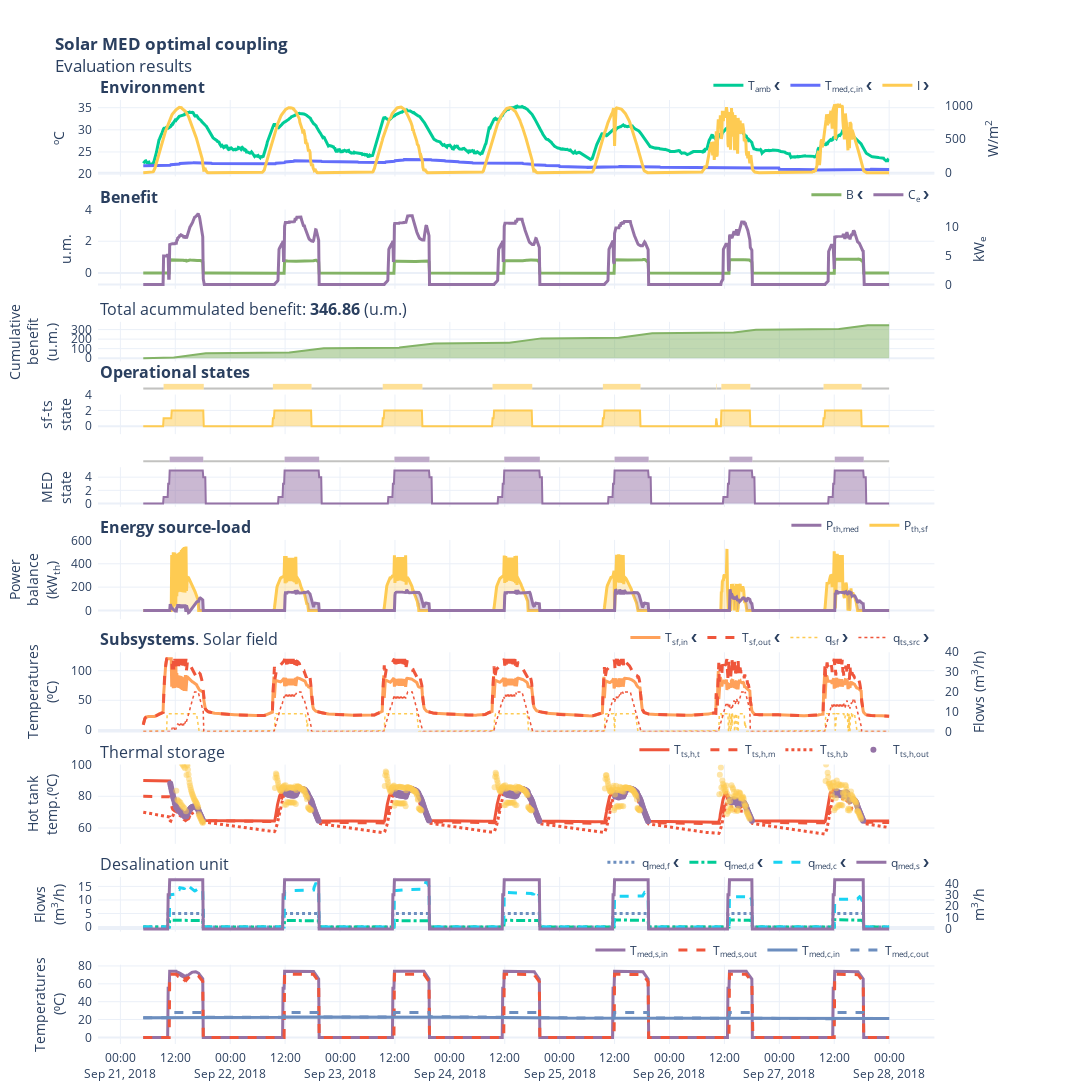

The notebook cell this image was saved under:
### Markdown cell above
## Visualize results

### Code cell
# Visualize simulation results

import hjson
from phd_visualizations.test_timeseries import experimental_results_plot
from solarmed_optimization.utils import condition_result_dataframe

vars_config = hjson.load((data_path / "variables_config.hjson").open("r"))
plot_config = hjson.load((data_path / "plot_config_simplified.hjson").open("r"))

df = condition_result_dataframe(df_mod)
plot_config["plots"]["fitness_cumulative"]["title"] = f"Total acummulated benefit: <b>{df['cumulative_net_profit'].iloc[-1]:.2f}</b> (u.m.)"

fig = experimental_results_plot(
    plot_config, 
    df=df, 
    vars_config=vars_config, resample=False
)

fig

### Figure 1 — Plotly figure (JSON) as saved in the notebook; plotly's stock layout.template omitted (floating-point values rounded to 4 significant figures; data arrays with more than 128 entries replaced by an {"elided": "..."} marker saying what was removed)
{"data": [{"hovertemplate": "%{y:.2f}", "legend": "legend", "line": {"color": "#00CC96", "width": 3}, "mode": "lines", "name": "T<sub>amb</sub> ❮", "showlegend": true, "type": "scatter", "x": {"elided": "1468 str values"}, "xaxis": "x", "y": {"elided": "1468 float values"}, "yaxis": "y"}, {"hovertemplate": "%{y:.2f}", "legend": "legend", "line": {"color": "#636EFA", "width": 3}, "mode": "lines", "name": "T<sub>med,c,in</sub> ❮", "showlegend": true, "type": "scatter", "x": {"elided": "1468 str values"}, "xaxis": "x", "y": {"elided": "1468 float values"}, "yaxis": "y"}, {"hovertemplate": "%{y:.2f}", "legend": "legend", "line": {"color": "#FECB52", "width": 3}, "mode": "lines", "name": "I ❯", "showlegend": true, "type": "scatter", "x": {"elided": "1468 str values"}, "xaxis": "x", "y": {"elided": "1468 float values"}, "yaxis": "y2"}, {"hovertemplate": "%{y:.2f}", "legend": "legend2", "line": {"color": "#83b366", "width": 3}, "mode": "lines", "name": "B ❮", "showlegend": true, "type": "scatter", "x": {"elided": "1468 str values"}, "xaxis": "x3", "y": {"elided": "1468 float values"}, "yaxis": "y3"}, {"hovertemplate": "%{y:.2f}", "legend": "legend2", "line": {"color": "#9573a6", "width": 3}, "mode": "lines", "name": "C<sub>e</sub> ❯", "showlegend": true, "type": "scatter", "x": {"elided": "1468 str values"}, "xaxis": "x3", "y": {"elided": "1468 float values"}, "yaxis": "y4"}, {"fill": "tozeroy", "fillcolor": "rgba(154, 153, 150, 0.6)", "mode": "none", "name": "sf_active", "showlegend": false, "type": "scatter", "x": ["2018-09-21T05:00:00+00:00", "2018-09-21T09:26:40+00:00"], "xaxis": "x105", "y": [0.3, 0.3], "yaxis": "y105"}, {"fill": "tozeroy", "fillcolor": "rgba(254, 203, 82, 0.6)", "mode": "none", "name": "sf_active", "showlegend": false, "type": "scatter", "x": ["2018-09-21T09:26:40+00:00", "2018-09-21T18:13:20+00:00"], "xaxis": "x105", "y": [0.8, 0.8], "yaxis": "y105"}, {"fill": "tozeroy", "fillcolor": "rgba(154, 153, 150, 0.6)", "mode": "none", "name": "sf_active", "showlegend": false, "type": "scatter", "x": ["2018-09-21T18:13:20+00:00", "2018-09-22T09:20:00+00:00"], "xaxis": "x105", "y": [0.3, 0.3], "yaxis": "y105"}, {"fill": "tozeroy", "fillcolor": "rgba(254, 203, 82, 0.6)", "mode": "none", "name": "sf_active", "showlegend": false, "type": "scatter", "x": ["2018-09-22T09:20:00+00:00", "2018-09-22T17:46:40+00:00"], "xaxis": "x105", "y": [0.8, 0.8], "yaxis": "y105"}, {"fill": "tozeroy", "fillcolor": "rgba(154, 153, 150, 0.6)", "mode": "none", "name": "sf_active", "showlegend": false, "type": "scatter", "x": ["2018-09-22T17:46:40+00:00", "2018-09-23T09:20:00+00:00"], "xaxis": "x105", "y": [0.3, 0.3], "yaxis": "y105"}, {"fill": "tozeroy", "fillcolor": "rgba(254, 203, 82, 0.6)", "mode": "none", "name": "sf_active", "showlegend": false, "type": "scatter", "x": ["2018-09-23T09:20:00+00:00", "2018-09-23T18:00:00+00:00"], "xaxis": "x105", "y": [0.8, 0.8], "yaxis": "y105"}, {"fill": "tozeroy", "fillcolor": "rgba(154, 153, 150, 0.6)", "mode": "none", "name": "sf_active", "showlegend": false, "type": "scatter", "x": ["2018-09-23T18:00:00+00:00", "2018-09-24T09:20:00+00:00"], "xaxis": "x105", "y": [0.3, 0.3], "yaxis": "y105"}, {"fill": "tozeroy", "fillcolor": "rgba(254, 203, 82, 0.6)", "mode": "none", "name": "sf_active", "showlegend": false, "type": "scatter", "x": ["2018-09-24T09:20:00+00:00", "2018-09-24T18:00:00+00:00"], "xaxis": "x105", "y": [0.8, 0.8], "yaxis": "y105"}, {"fill": "tozeroy", "fillcolor": "rgba(154, 153, 150, 0.6)", "mode": "none", "name": "sf_active", "showlegend": false, "type": "scatter", "x": ["2018-09-24T18:00:00+00:00", "2018-09-25T09:26:40+00:00"], "xaxis": "x105", "y": [0.3, 0.3], "yaxis": "y105"}, {"fill": "tozeroy", "fillcolor": "rgba(254, 203, 82, 0.6)", "mode": "none", "name": "sf_active", "showlegend": false, "type": "scatter", "x": ["2018-09-25T09:26:40+00:00", "2018-09-25T17:40:00+00:00"], "xaxis": "x105", "y": [0.8, 0.8], "yaxis": "y105"}, {"fill": "tozeroy", "fillcolor": "rgba(154, 153, 150, 0.6)", "mode": "none", "name": "sf_active", "showlegend": false, "type": "scatter", "x": ["2018-09-25T17:40:00+00:00", "2018-09-26T10:13:20+00:00"], "xaxis": "x105", "y": [0.3, 0.3], "yaxis": "y105"}, {"fill": "tozeroy", "fillcolor": "rgba(254, 203, 82, 0.6)", "mode": "none", "name": "sf_active", "showlegend": false, "type": "scatter", "x": ["2018-09-26T10:13:20+00:00", "2018-09-26T10:20:00+00:00"], "xaxis": "x105", "y": [0.8, 0.8], "yaxis": "y105"}, {"fill": "tozeroy", "fillcolor": "rgba(154, 153, 150, 0.6)", "mode": "none", "name": "sf_active", "showlegend": false, "type": "scatter", "x": ["2018-09-26T10:20:00+00:00", "2018-09-26T11:20:00+00:00"], "xaxis": "x105", "y": [0.3, 0.3], "yaxis": "y105"}, {"fill": "tozeroy", "fillcolor": "rgba(254, 203, 82, 0.6)", "mode": "none", "name": "sf_active", "showlegend": false, "type": "scatter", "x": ["2018-09-26T11:20:00+00:00", "2018-09-26T17:40:00+00:00"], "xaxis": "x105", "y": [0.8, 0.8], "yaxis": "y105"}, {"fill": "tozeroy", "fillcolor": "rgba(154, 153, 150, 0.6)", "mode": "none", "name": "sf_active", "showlegend": false, "type": "scatter", "x": ["2018-09-26T17:40:00+00:00", "2018-09-27T09:40:00+00:00"], "xaxis": "x105", "y": [0.3, 0.3], "yaxis": "y105"}, {"fill": "tozeroy", "fillcolor": "rgba(254, 203, 82, 0.6)", "mode": "none", "name": "sf_active", "showlegend": false, "type": "scatter", "x": ["2018-09-27T09:40:00+00:00", "2018-09-27T18:00:00+00:00"], "xaxis": "x105", "y": [0.8, 0.8], "yaxis": "y105"}, {"fill": "tozeroy", "fillcolor": "rgba(154, 153, 150, 0.6)", "mode": "none", "name": "sf_active", "showlegend": false, "type": "scatter", "x": ["2018-09-27T18:00:00+00:00", "2018-09-28T00:00:00+00:00"], "xaxis": "x105", "y": [0.3, 0.3], "yaxis": "y105"}, {"fill": "tozeroy", "hovertemplate": "%{y:.2f}", "line": {"color": "#83b366", "width": 2}, "mode": "lines", "name": "B cum. (u.m.)", "showlegend": false, "type": "scatter", "x": {"elided": "1468 str values"}, "xaxis": "x5", "y": {"elided": "1468 float values"}, "yaxis": "y5"}, {"fill": "tozeroy", "fillcolor": "rgba(154, 153, 150, 0.6)", "mode": "none", "name": "med_active", "showlegend": false, "type": "scatter", "x": ["2018-09-21T05:00:00+00:00", "2018-09-21T10:46:40+00:00"], "xaxis": "x106", "y": [0.3, 0.3], "yaxis": "y106"}, {"fill": "tozeroy", "fillcolor": "rgba(149, 115, 166, 0.6)", "mode": "none", "name": "med_active", "showlegend": false, "type": "scatter", "x": ["2018-09-21T10:46:40+00:00", "2018-09-21T18:06:40+00:00"], "xaxis": "x106", "y": [0.8, 0.8], "yaxis": "y106"}, {"fill": "tozeroy", "fillcolor": "rgba(154, 153, 150, 0.6)", "mode": "none", "name": "med_active", "showlegend": false, "type": "scatter", "x": ["2018-09-21T18:06:40+00:00", "2018-09-22T11:53:20+00:00"], "xaxis": "x106", "y": [0.3, 0.3], "yaxis": "y106"}, {"fill": "tozeroy", "fillcolor": "rgba(149, 115, 166, 0.6)", "mode": "none", "name": "med_active", "showlegend": false, "type": "scatter", "x": ["2018-09-22T11:53:20+00:00", "2018-09-22T19:26:40+00:00"], "xaxis": "x106", "y": [0.8, 0.8], "yaxis": "y106"}, {"fill": "tozeroy", "fillcolor": "rgba(154, 153, 150, 0.6)", "mode": "none", "name": "med_active", "showlegend": false, "type": "scatter", "x": ["2018-09-22T19:26:40+00:00", "2018-09-23T11:53:20+00:00"], "xaxis": "x106", "y": [0.3, 0.3], "yaxis": "y106"}, {"fill": "tozeroy", "fillcolor": "rgba(149, 115, 166, 0.6)", "mode": "none", "name": "med_active", "showlegend": false, "type": "scatter", "x": ["2018-09-23T11:53:20+00:00", "2018-09-23T19:33:20+00:00"], "xaxis": "x106", "y": [0.8, 0.8], "yaxis": "y106"}, {"fill": "tozeroy", "fillcolor": "rgba(154, 153, 150, 0.6)", "mode": "none", "name": "med_active", "showlegend": false, "type": "scatter", "x": ["2018-09-23T19:33:20+00:00", "2018-09-24T11:53:20+00:00"], "xaxis": "x106", "y": [0.3, 0.3], "yaxis": "y106"}, {"fill": "tozeroy", "fillcolor": "rgba(149, 115, 166, 0.6)", "mode": "none", "name": "med_active", "showlegend": false, "type": "scatter", "x": ["2018-09-24T11:53:20+00:00", "2018-09-24T19:40:00+00:00"], "xaxis": "x106", "y": [0.8, 0.8], "yaxis": "y106"}, {"fill": "tozeroy", "fillcolor": "rgba(154, 153, 150, 0.6)", "mode": "none", "name": "med_active", "showlegend": false, "type": "scatter", "x": ["2018-09-24T19:40:00+00:00", "2018-09-25T12:00:00+00:00"], "xaxis": "x106", "y": [0.3, 0.3], "yaxis": "y106"}, {"fill": "tozeroy", "fillcolor": "rgba(149, 115, 166, 0.6)", "mode": "none", "name": "med_active", "showlegend": false, "type": "scatter", "x": ["2018-09-25T12:00:00+00:00", "2018-09-25T19:26:40+00:00"], "xaxis": "x106", "y": [0.8, 0.8], "yaxis": "y106"}, {"fill": "tozeroy", "fillcolor": "rgba(154, 153, 150, 0.6)", "mode": "none", "name": "med_active", "showlegend": false, "type": "scatter", "x": ["2018-09-25T19:26:40+00:00", "2018-09-26T13:06:40+00:00"], "xaxis": "x106", "y": [0.3, 0.3], "yaxis": "y106"}, {"fill": "tozeroy", "fillcolor": "rgba(149, 115, 166, 0.6)", "mode": "none", "name": "med_active", "showlegend": false, "type": "scatter", "x": ["2018-09-26T13:06:40+00:00", "2018-09-26T18:06:40+00:00"], "xaxis": "x106", "y": [0.8, 0.8], "yaxis": "y106"}, {"fill": "tozeroy", "fillcolor": "rgba(154, 153, 150, 0.6)", "mode": "none", "name": "med_active", "showlegend": false, "type": "scatter", "x": ["2018-09-26T18:06:40+00:00", "2018-09-27T12:06:40+00:00"], "xaxis": "x106", "y": [0.3, 0.3], "yaxis": "y106"}, {"fill": "tozeroy", "fillcolor": "rgba(149, 115, 166, 0.6)", "mode": "none", "name": "med_active", "showlegend": false, "type": "scatter", "x": ["2018-09-27T12:06:40+00:00", "2018-09-27T18:26:40+00:00"], "xaxis": "x106", "y": [0.8, 0.8], "yaxis": "y106"}, {"fill": "tozeroy", "fillcolor": "rgba(154, 153, 150, 0.6)", "mode": "none", "name": "med_active", "showlegend": false, "type": "scatter", "x": ["2018-09-27T18:26:40+00:00", "2018-09-28T00:00:00+00:00"], "xaxis": "x106", "y": [0.3, 0.3], "yaxis": "y106"}, {"fill": "tozeroy", "hovertemplate": "%{y:.2f}", "line": {"color": "#FECB52", "width": 2}, "mode": "lines", "name": "sfts state", "showlegend": false, "type": "scatter", "x": {"elided": "1468 str values"}, "xaxis": "x6", "y": {"elided": "1468 int values"}, "yaxis": "y6"}, {"fill": "tozeroy", "hovertemplate": "%{y:.2f}", "line": {"color": "#9573a6", "width": 2}, "mode": "lines", "name": "med state", "showlegend": false, "type": "scatter", "x": {"elided": "1468 str values"}, "xaxis": "x7", "y": {"elided": "1468 int values"}, "yaxis": "y7"}, {"hovertemplate": "%{y:.2f}", "legend": "legend4", "line": {"color": "#FECB52", "width": 3}, "mode": "lines", "name": "P<sub>th,sf</sub>", "showlegend": true, "type": "scatter", "x": {"elided": "1468 str values"}, "xaxis": "x8", "y": {"elided": "1468 float values"}, "yaxis": "y8"}, {"connectgaps": false, "fill": "tonexty", "fillcolor": "rgba(254, 203, 82, 0.3)", "hoverinfo": "skip", "legend": "legend4", "line": {"color": "#FECB52", "width": 0}, "mode": "lines", "name": "Pth_hx_p_gt_Pth_ts_dis", "showlegend": false, "type": "scatter", "x": {"elided": "1468 str values"}, "xaxis": "x8", "y": {"elided": "1468 float values"}, "yaxis": "y8"}, {"hoverinfo": "skip", "line": {"color": "rgba(0,0,0,0)"}, "showlegend": false, "type": "scatter", "x": {"elided": "1468 str values"}, "xaxis": "x8", "y": {"elided": "1468 float values"}, "yaxis": "y8"}, {"hovertemplate": "%{y:.2f}", "legend": "legend4", "line": {"color": "#9573a6", "width": 3}, "mode": "lines", "name": "P<sub>th,med</sub>", "showlegend": true, "type": "scatter", "x": {"elided": "1468 str values"}, "xaxis": "x8", "y": {"elided": "1468 float values"}, "yaxis": "y8"}, {"connectgaps": false, "fill": "tonexty", "fillcolor": "rgba(149, 115, 166, 0.3)", "hoverinfo": "skip", "legend": "legend4", "line": {"color": "#9573a6", "width": 0}, "mode": "lines", "name": "Pth_ts_dis_gt_Pth_hx_p", "showlegend": false, "type": "scatter", "x": {"elided": "1468 str values"}, "xaxis": "x8", "y": {"elided": "1468 float values"}, "yaxis": "y8"}, {"hoverinfo": "skip", "line": {"color": "rgba(0,0,0,0)"}, "showlegend": false, "type": "scatter", "x": {"elided": "1468 str values"}, "xaxis": "x8", "y": {"elided": "1468 float values"}, "yaxis": "y8"}, {"hovertemplate": "%{y:.2f}", "legend": "legend5", "line": {"color": "#FFA15A", "width": 3}, "mode": "lines", "name": "T<sub>sf,in</sub> ❮", "showlegend": true, "type": "scatter", "x": {"elided": "1468 str values"}, "xaxis": "x9", "y": {"elided": "1468 float values"}, "yaxis": "y9"}, {"hovertemplate": "%{y:.2f}", "legend": "legend5", "line": {"color": "#EF553B", "dash": "dash", "width": 3}, "mode": "lines", "name": "T<sub>sf,out</sub> ❮", "showlegend": true, "type": "scatter", "x": {"elided": "1468 str values"}, "xaxis": "x9", "y": {"elided": "1468 float values"}, "yaxis": "y9"}, {"hovertemplate": "%{y:.2f}", "legend": "legend5", "line": {"color": "#FECB52", "dash": "dot", "width": 1.5}, "mode": "lines", "name": "q<sub>sf</sub> ❯", "showlegend": true, "type": "scatter", "x": {"elided": "1468 str values"}, "xaxis": "x9", "y": {"elided": "1468 float values"}, "yaxis": "y10"}, {"hovertemplate": "%{y:.2f}", "legend": "legend5", "line": {"color": "#EF553B", "dash": "dot", "width": 1.5}, "mode": "lines", "name": "q<sub>ts,src</sub> ❯", "showlegend": true, "type": "scatter", "x": {"elided": "1468 str values"}, "xaxis": "x9", "y": {"elided": "1468 float values"}, "yaxis": "y10"}, {"hovertemplate": "%{y:.2f}", "legend": "legend6", "line": {"color": "#EF553B", "width": 3}, "mode": "lines", "name": "T<sub>ts,h,t</sub>", "showlegend": true, "type": "scatter", "x": {"elided": "1468 str values"}, "xaxis": "x11", "y": {"elided": "1468 float values"}, "yaxis": "y11"}, {"hovertemplate": "%{y:.2f}", "legend": "legend6", "line": {"color": "#EF553B", "dash": "dash", "width": 3}, "mode": "lines", "name": "T<sub>ts,h,m</sub>", "showlegend": true, "type": "scatter", "x": {"elided": "1468 str values"}, "xaxis": "x11", "y": {"elided": "1468 float values"}, "yaxis": "y11"}, {"hovertemplate": "%{y:.2f}", "legend": "legend6", "line": {"color": "#EF553B", "dash": "dot", "width": 3}, "mode": "lines", "name": "T<sub>ts,h,b</sub>", "showlegend": true, "type": "scatter", "x": {"elided": "1468 str values"}, "xaxis": "x11", "y": {"elided": "1468 float values"}, "yaxis": "y11"}, {"hovertemplate": "%{y:.2f}", "legend": "legend6", "line": {"color": "#9573a6", "width": 3}, "mode": "markers", "name": "T<sub>ts,h,out</sub>", "showlegend": true, "type": "scatter", "x": {"elided": "1468 str values"}, "xaxis": "x11", "y": {"elided": "1468 float values"}, "yaxis": "y11"}, {"hovertemplate": "%{y:.2f}", "line": {"color": "rgba(254, 203, 82, 0.5)", "width": 3}, "mode": "markers", "name": "T<sub>ts,h,in</sub> (⁰C)", "showlegend": false, "type": "scatter", "x": {"elided": "1468 str values"}, "xaxis": "x11", "y": {"elided": "1468 float values"}, "yaxis": "y11"}, {"hovertemplate": "%{y:.2f}", "legend": "legend7", "line": {"color": "#6c8ebf", "dash": "dot", "width": 3}, "mode": "lines", "name": "q<sub>med,f</sub> ❮", "showlegend": true, "type": "scatter", "x": {"elided": "1468 str values"}, "xaxis": "x12", "y": {"elided": "1468 float values"}, "yaxis": "y12"}, {"hovertemplate": "%{y:.2f}", "legend": "legend7", "line": {"color": "#00CC96", "dash": "dashdot", "width": 3}, "mode": "lines", "name": "q<sub>med,d</sub> ❮", "showlegend": true, "type": "scatter", "x": {"elided": "1468 str values"}, "xaxis": "x12", "y": {"elided": "1468 float values"}, "yaxis": "y12"}, {"hovertemplate": "%{y:.2f}", "legend": "legend7", "line": {"color": "#19D3F3", "dash": "dash", "width": 3}, "mode": "lines", "name": "q<sub>med,c</sub> ❮", "showlegend": true, "type": "scatter", "x": {"elided": "1468 str values"}, "xaxis": "x12", "y": {"elided": "1468 float values"}, "yaxis": "y12"}, {"hovertemplate": "%{y:.2f}", "legend": "legend7", "line": {"color": "#9573a6", "width": 3}, "mode": "lines", "name": "q<sub>med,s</sub> ❯", "showlegend": true, "type": "scatter", "x": {"elided": "1468 str values"}, "xaxis": "x12", "y": {"elided": "1468 float values"}, "yaxis": "y13"}, {"hovertemplate": "%{y:.2f}", "legend": "legend8", "line": {"color": "#9573a6", "width": 3}, "mode": "lines", "name": "T<sub>med,s,in</sub>", "showlegend": true, "type": "scatter", "x": {"elided": "1468 str values"}, "xaxis": "x14", "y": {"elided": "1468 float values"}, "yaxis": "y14"}, {"hovertemplate": "%{y:.2f}", "legend": "legend8", "line": {"color": "#EF553B", "dash": "dash", "width": 3}, "mode": "lines", "name": "T<sub>med,s,out</sub>", "showlegend": true, "type": "scatter", "x": {"elided": "1468 str values"}, "xaxis": "x14", "y": {"elided": "1468 float values"}, "yaxis": "y14"}, {"hovertemplate": "%{y:.2f}", "legend": "legend8", "line": {"color": "#6c8ebf", "width": 3}, "mode": "lines", "name": "T<sub>med,c,in</sub>", "showlegend": true, "type": "scatter", "x": {"elided": "1468 str values"}, "xaxis": "x14", "y": {"elided": "1468 float values"}, "yaxis": "y14"}, {"hovertemplate": "%{y:.2f}", "legend": "legend8", "line": {"color": "#6c8ebf", "dash": "dash", "width": 3}, "mode": "lines", "name": "T<sub>med,c,out</sub>", "showlegend": true, "type": "scatter", "x": {"elided": "1468 str values"}, "xaxis": "x14", "y": {"elided": "1468 float values"}, "yaxis": "y14"}], "layout": {"annotations": [{"font": {"size": 16}, "showarrow": false, "text": "<b>Environment</b>", "x": 0, "xanchor": "left", "xref": "paper", "y": 1, "yanchor": "bottom", "yref": "paper"}, {"font": {"size": 16}, "showarrow": false, "text": "<b>Benefit</b>", "x": 0, "xanchor": "left", "xref": "paper", "y": 0.884, "yanchor": "bottom", "yref": "paper"}, {"font": {"size": 16}, "showarrow": false, "text": "Total acummulated benefit: <b>346.86</b> (u.m.)", "x": 0, "xanchor": "left", "xref": "paper", "y": 0.765, "yanchor": "bottom", "yref": "paper"}, {"font": {"size": 16}, "showarrow": false, "text": "<b>Operational states</b>", "x": 0, "xanchor": "left", "xref": "paper", "y": 0.698, "yanchor": "bottom", "yref": "paper"}, {"font": {"size": 16}, "showarrow": false, "text": "<b>Energy source-load</b>", "x": 0, "xanchor": "left", "xref": "paper", "y": 0.534, "yanchor": "bottom", "yref": "paper"}, {"font": {"size": 16}, "showarrow": false, "text": "<b>Subsystems</b>. Solar field", "x": 0, "xanchor": "left", "xref": "paper", "y": 0.415, "yanchor": "bottom", "yref": "paper"}, {"font": {"size": 16}, "showarrow": false, "text": "Thermal storage", "x": 0, "xanchor": "left", "xref": "paper", "y": 0.296, "yanchor": "bottom", "yref": "paper"}, {"font": {"size": 16}, "showarrow": false, "text": "Desalination unit", "x": 0, "xanchor": "left", "xref": "paper", "y": 0.177, "yanchor": "bottom", "yref": "paper"}], "height": 1300, "hoverlabel": {"bgcolor": "rgba(255,255,255,0.8)", "bordercolor": "rgba(0,0,0,0)", "font": {"size": 12}}, "hovermode": "x unified", "legend": {"bgcolor": "rgba(0,0,0,0)", "orientation": "h", "x": 0.85, "xanchor": "right", "xref": "paper", "y": 1.031, "yanchor": "top", "yref": "paper"}, "legend2": {"bgcolor": "rgba(0,0,0,0)", "orientation": "h", "x": 0.85, "xanchor": "right", "xref": "paper", "y": 0.915, "yanchor": "top", "yref": "paper"}, "legend3": {"bgcolor": "rgba(0,0,0,0)", "orientation": "h", "x": 0.85, "xanchor": "right", "xref": "paper", "y": 0.796, "yanchor": "top", "yref": "paper"}, "legend4": {"bgcolor": "rgba(0,0,0,0)", "orientation": "h", "x": 0.85, "xanchor": "right", "xref": "paper", "y": 0.565, "yanchor": "top", "yref": "paper"}, "legend5": {"bgcolor": "rgba(0,0,0,0)", "orientation": "h", "x": 0.85, "xanchor": "right", "xref": "paper", "y": 0.446, "yanchor": "top", "yref": "paper"}, "legend6": {"bgcolor": "rgba(0,0,0,0)", "orientation": "h", "x": 0.85, "xanchor": "right", "xref": "paper", "y": 0.327, "yanchor": "top", "yref": "paper"}, "legend7": {"bgcolor": "rgba(0,0,0,0)", "orientation": "h", "x": 0.85, "xanchor": "right", "xref": "paper", "y": 0.208, "yanchor": "top", "yref": "paper"}, "legend8": {"bgcolor": "rgba(0,0,0,0)", "orientation": "h", "x": 0.85, "xanchor": "right", "xref": "paper", "y": 0.115, "yanchor": "top", "yref": "paper"}, "margin": {"b": 10, "l": 10, "pad": 5, "r": 10, "t": 100}, "newshape": {"fillcolor": "#00CC96", "layer": "below", "line": {"color": "#00CC96"}, "opacity": 0.5}, "shapes": [{"layer": "below", "line": {"width": 0}, "opacity": 0.1, "type": "rect", "x0": -1e-06, "x1": 1.0, "xref": "x domain", "y0": -1e-06, "y1": 1.0, "yref": "y domain"}, {"layer": "below", "line": {"width": 0}, "opacity": 0.1, "type": "rect", "x0": -1e-06, "x1": 1.0, "xref": "x3 domain", "y0": -1e-06, "y1": 1.0, "yref": "y3 domain"}, {"layer": "below", "line": {"width": 0}, "opacity": 0.1, "type": "rect", "x0": -1e-06, "x1": 1.0, "xref": "x5 domain", "y0": -1e-06, "y1": 1.0, "yref": "y5 domain"}, {"layer": "below", "line": {"width": 0}, "opacity": 0.1, "type": "rect", "x0": -1e-06, "x1": 1.0, "xref": "x6 domain", "y0": -1e-06, "y1": 1.0, "yref": "y6 domain"}, {"layer": "below", "line": {"width": 0}, "opacity": 0.1, "type": "rect", "x0": -1e-06, "x1": 1.0, "xref": "x7 domain", "y0": -1e-06, "y1": 1.0, "yref": "y7 domain"}, {"layer": "below", "line": {"width": 0}, "opacity": 0.1, "type": "rect", "x0": -1e-06, "x1": 1.0, "xref": "x8 domain", "y0": -1e-06, "y1": 1.0, "yref": "y8 domain"}, {"layer": "below", "line": {"width": 0}, "opacity": 0.1, "type": "rect", "x0": -1e-06, "x1": 1.0, "xref": "x9 domain", "y0": -1e-06, "y1": 1.0, "yref": "y9 domain"}, {"layer": "below", "line": {"width": 0}, "opacity": 0.1, "type": "rect", "x0": -1e-06, "x1": 1.0, "xref": "x11 domain", "y0": -1e-06, "y1": 1.0, "yref": "y11 domain"}, {"layer": "below", "line": {"width": 0}, "opacity": 0.1, "type": "rect", "x0": -1e-06, "x1": 1.0, "xref": "x12 domain", "y0": -1e-06, "y1": 1.0, "yref": "y12 domain"}, {"layer": "below", "line": {"width": 0}, "opacity": 0.1, "type": "rect", "x0": -1e-06, "x1": 1.0, "xref": "x14 domain", "y0": -1e-06, "y1": 1.0, "yref": "y14 domain"}], "title": {"text": "<b>Solar MED optimal coupling</b><br>Evaluation results</br>", "x": 0.05}, "width": 1200, "xaxis": {"anchor": "y", "domain": [0, 0.85], "minor": {"showgrid": false}, "nticks": 16, "showticklabels": false, "tickcolor": "rgba(0,0,0,0)"}, "xaxis105": {"anchor": "y105", "domain": [0, 0.85], "matches": "x", "nticks": 16, "showgrid": false, "showline": false, "showspikes": false, "showticklabels": false, "tickcolor": "rgba(0,0,0,0)", "zeroline": false}, "xaxis106": {"anchor": "y106", "domain": [0, 0.85], "matches": "x", "nticks": 16, "showgrid": false, "showline": false, "showspikes": false, "showticklabels": false, "tickcolor": "rgba(0,0,0,0)", "zeroline": false}, "xaxis11": {"anchor": "y11", "domain": [0, 0.85], "matches": "x", "minor": {"showgrid": false}, "nticks": 16, "showticklabels": false, "tickcolor": "rgba(0,0,0,0)"}, "xaxis12": {"anchor": "y12", "domain": [0, 0.85], "matches": "x", "minor": {"showgrid": false}, "nticks": 16, "showticklabels": false, "tickcolor": "rgba(0,0,0,0)"}, "xaxis14": {"anchor": "y14", "domain": [0, 0.85], "matches": "x", "minor": {"showgrid": false}, "nticks": 16, "showticklabels": true, "tickcolor": "#333333"}, "xaxis3": {"anchor": "y3", "domain": [0, 0.85], "matches": "x", "minor": {"showgrid": false}, "nticks": 16, "showticklabels": false, "tickcolor": "rgba(0,0,0,0)"}, "xaxis5": {"anchor": "y5", "domain": [0, 0.85], "matches": "x", "minor": {"showgrid": false}, "nticks": 16, "showticklabels": false, "tickcolor": "rgba(0,0,0,0)"}, "xaxis6": {"anchor": "y6", "domain": [0, 0.85], "matches": "x", "minor": {"showgrid": false}, "nticks": 16, "showticklabels": false, "tickcolor": "rgba(0,0,0,0)"}, "xaxis7": {"anchor": "y7", "domain": [0, 0.85], "matches": "x", "minor": {"showgrid": false}, "nticks": 16, "showticklabels": false, "tickcolor": "rgba(0,0,0,0)"}, "xaxis8": {"anchor": "y8", "domain": [0, 0.85], "matches": "x", "minor": {"showgrid": false}, "nticks": 16, "showticklabels": false, "tickcolor": "rgba(0,0,0,0)"}, "xaxis9": {"anchor": "y9", "domain": [0, 0.85], "matches": "x", "minor": {"showgrid": false}, "nticks": 16, "showticklabels": false, "tickcolor": "rgba(0,0,0,0)"}, "yaxis": {"anchor": "x", "autorange": false, "domain": [0.919, 1], "range": [19.47, 36.74], "showgrid": true, "title": {"text": "ºC"}}, "yaxis10": {"anchor": "free", "overlaying": "y9", "position": 0.86, "range": [0, 40], "showgrid": false, "side": "right", "title": {"text": "Flows (m<sup>3</sup>/h)"}}, "yaxis105": {"anchor": "x105", "domain": [0.693, 0.6997], "fixedrange": true, "showgrid": false, "showline": false, "showspikes": false, "showticklabels": false, "tickcolor": "rgba(0,0,0,0)", "zeroline": false}, "yaxis106": {"anchor": "x106", "domain": [0.616, 0.6227], "fixedrange": true, "showgrid": false, "showline": false, "showspikes": false, "showticklabels": false, "tickcolor": "rgba(0,0,0,0)", "zeroline": false}, "yaxis11": {"anchor": "x11", "autorange": false, "domain": [0.212, 0.296], "range": [50, 100], "showgrid": true, "title": {"text": "Hot tank<br>temp.(⁰C)"}}, "yaxis12": {"anchor": "x12", "autorange": false, "domain": [0.119, 0.177], "range": [-1.681, 18.49], "showgrid": true, "title": {"text": "Flows<br>(m<sup>3</sup>/h)"}}, "yaxis13": {"anchor": "free", "overlaying": "y12", "position": 0.86, "showgrid": false, "side": "right", "title": {"text": "m<sup>3</sup>/h"}}, "yaxis14": {"anchor": "x14", "autorange": false, "domain": [0, 0.084], "range": [-7.4, 81.4], "showgrid": true, "title": {"text": "Temperatures<br>(⁰C)"}}, "yaxis2": {"anchor": "free", "overlaying": "y", "position": 0.86, "showgrid": false, "side": "right", "title": {"text": "W/m<sup>2</sup>"}}, "yaxis3": {"anchor": "x3", "autorange": false, "domain": [0.8, 0.884], "range": [0, null], "showgrid": true, "title": {"text": "u.m."}}, "yaxis4": {"anchor": "free", "overlaying": "y3", "position": 0.86, "range": [0, null], "showgrid": false, "side": "right", "title": {"text": "kW<sub>e</sub>"}}, "yaxis5": {"anchor": "x5", "autorange": false, "domain": [0.723, 0.765], "range": [-35.0, 381.6], "showgrid": true, "title": {"text": "Cumulative<br>benefit<br>(u.m.)"}}, "yaxis6": {"anchor": "x6", "autorange": false, "domain": [0.646, 0.688], "showgrid": true, "title": {"text": "sf-ts<br>state"}}, "yaxis7": {"anchor": "x7", "autorange": false, "domain": [0.569, 0.611], "range": [-0.5, 5.5], "showgrid": true, "title": {"text": "MED<br>state"}}, "yaxis8": {"anchor": "x8", "autorange": false, "domain": [0.45, 0.534], "range": [-74.39, 604.4], "showgrid": true, "title": {"text": "Power<br>balance<br>(kW<sub>th</sub>)"}}, "yaxis9": {"anchor": "x9", "autorange": false, "domain": [0.331, 0.415], "range": [-2.791, 131.2], "showgrid": true, "title": {"text": "Temperatures<br>(⁰C)"}}}}
